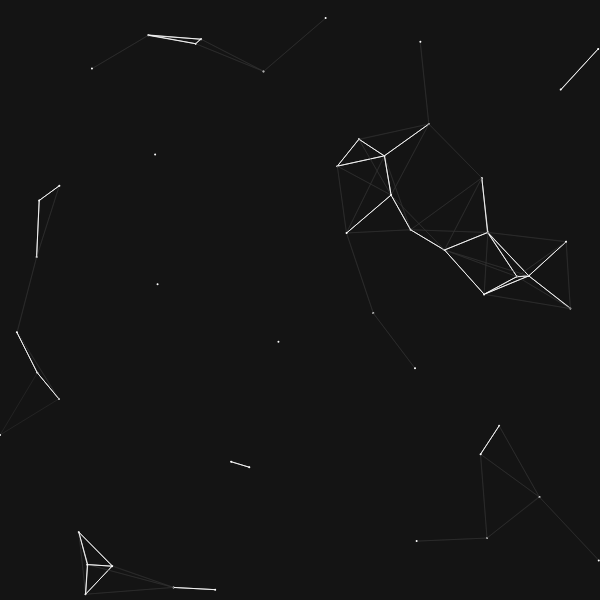
Frame 1 (no input)
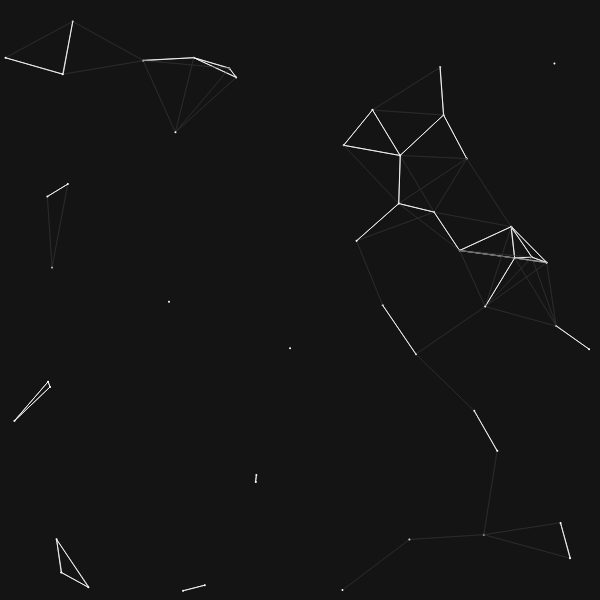
Frame 60 (no input)
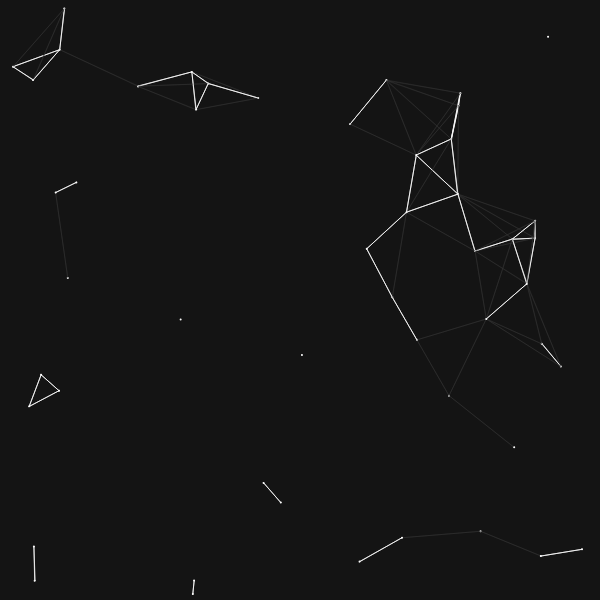
Frame 120 (the mouse pressed at the canvas centre since frame 60)

The p5.js sketch that drew these frames (run headless with seeded random() and noise() and a simulated clock; from frame 60 on, the mouse is pressed at the canvas centre):

// p5.js sketch
// ── sketch.js
let nbreParticles;
let particles;

function setup() {
  createCanvas(600, 600);

  nbreParticles = 50;
  particles = [];
  for(let i = 0; i < nbreParticles; i++){
    p = new Particle();
    particles.push(p);
  }
}

function draw() {
  background(20);
  for(let i = 0; i < particles.length; i++){
    p = particles[i];
    p.updateParticle();
    p.drawParticle();
  }
}

// ── particle.js
class Particle{

  constructor(){
    this.x = random(0, width);
    this.y = random(0, width);

    this.vx = random(-0.5, 0.5);
    this.vy = random(-0.5, 0.5);
  }

  updateParticle(){
    this.x += this.vx;
    this.y += this.vy;
    if (this.x > width) this.x = 0;
    if (this.x < 0) this.x = width;
    if (this.y > height) this.y = 0;
    if (this.y < 0) this.y = height;

    for(let i = 0; i < particles.length; i++){
      let p = particles[i];
      let d = dist(this.x, this.y, p.x, p.y);
      if(d < 60){
        strokeWeight(0.8);
        stroke(250);
        line(this.x, this.y, p.x, p.y);
      }
      else if(d >=60 && d < 90){
        strokeWeight(0.5);
        stroke(50);
        line(this.x, this.y, p.x, p.y);
      }
    };
  }

  drawParticle(){
    fill(250);
    noStroke();
    ellipse(this.x, this.y, 2, 2);
  }
}
